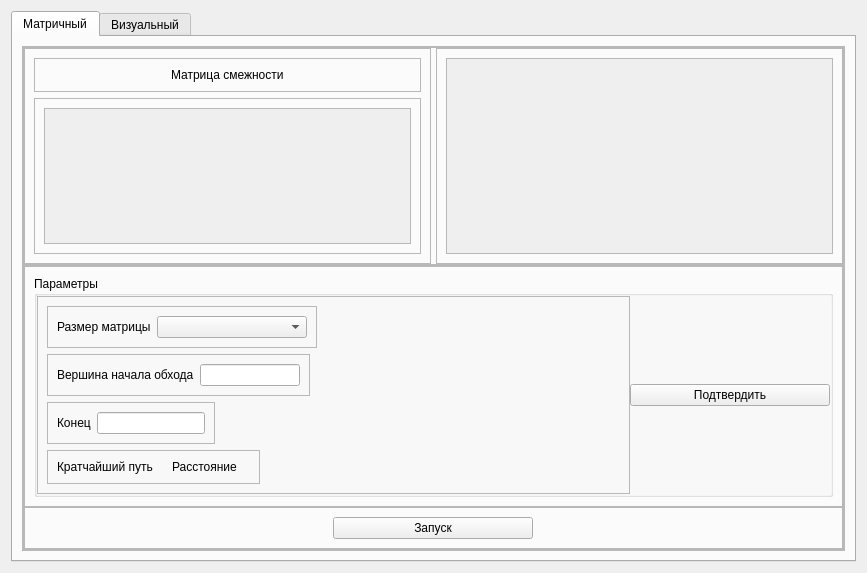
<?xml version="1.0" encoding="UTF-8"?>
<ui version="4.0">
 <class>DijkstraAlgoWidget</class>
 <widget class="QWidget" name="DijkstraAlgoWidget">
  <property name="geometry">
   <rect>
    <x>0</x>
    <y>0</y>
    <width>867</width>
    <height>573</height>
   </rect>
  </property>
  <property name="windowTitle">
   <string>Form</string>
  </property>
  <layout class="QVBoxLayout" name="verticalLayout">
   <item>
    <widget class="QTabWidget" name="tabWidget">
     <property name="currentIndex">
      <number>0</number>
     </property>
     <widget class="QWidget" name="tab">
      <attribute name="title">
       <string>Матричный</string>
      </attribute>
      <layout class="QVBoxLayout" name="verticalLayout_6">
       <item>
        <widget class="QFrame" name="frame_22">
         <property name="frameShape">
          <enum>QFrame::StyledPanel</enum>
         </property>
         <property name="frameShadow">
          <enum>QFrame::Raised</enum>
         </property>
         <layout class="QVBoxLayout" name="verticalLayout_16">
          <property name="spacing">
           <number>0</number>
          </property>
          <property name="leftMargin">
           <number>0</number>
          </property>
          <property name="topMargin">
           <number>0</number>
          </property>
          <property name="rightMargin">
           <number>0</number>
          </property>
          <property name="bottomMargin">
           <number>0</number>
          </property>
          <item>
           <widget class="QFrame" name="frame_23">
            <property name="sizePolicy">
             <sizepolicy hsizetype="Preferred" vsizetype="Expanding">
              <horstretch>0</horstretch>
              <verstretch>0</verstretch>
             </sizepolicy>
            </property>
            <property name="frameShape">
             <enum>QFrame::StyledPanel</enum>
            </property>
            <property name="frameShadow">
             <enum>QFrame::Raised</enum>
            </property>
            <layout class="QHBoxLayout" name="horizontalLayout_11">
             <property name="spacing">
              <number>5</number>
             </property>
             <property name="leftMargin">
              <number>0</number>
             </property>
             <property name="topMargin">
              <number>0</number>
             </property>
             <property name="rightMargin">
              <number>0</number>
             </property>
             <property name="bottomMargin">
              <number>0</number>
             </property>
             <item>
              <widget class="QFrame" name="frame_24">
               <property name="frameShape">
                <enum>QFrame::StyledPanel</enum>
               </property>
               <property name="frameShadow">
                <enum>QFrame::Raised</enum>
               </property>
               <layout class="QVBoxLayout" name="verticalLayout_13">
                <item alignment="Qt::AlignTop">
                 <widget class="QFrame" name="frame_25">
                  <property name="frameShape">
                   <enum>QFrame::StyledPanel</enum>
                  </property>
                  <property name="frameShadow">
                   <enum>QFrame::Raised</enum>
                  </property>
                  <layout class="QVBoxLayout" name="verticalLayout_14">
                   <item alignment="Qt::AlignHCenter">
                    <widget class="QLabel" name="label_4">
                     <property name="text">
                      <string>Матрица смежности</string>
                     </property>
                    </widget>
                   </item>
                  </layout>
                 </widget>
                </item>
                <item>
                 <widget class="QFrame" name="frame_26">
                  <property name="sizePolicy">
                   <sizepolicy hsizetype="Preferred" vsizetype="Expanding">
                    <horstretch>0</horstretch>
                    <verstretch>0</verstretch>
                   </sizepolicy>
                  </property>
                  <property name="frameShape">
                   <enum>QFrame::StyledPanel</enum>
                  </property>
                  <property name="frameShadow">
                   <enum>QFrame::Raised</enum>
                  </property>
                  <layout class="QVBoxLayout" name="verticalLayout_21">
                   <item>
                    <widget class="QScrollArea" name="sa_left_2">
                     <property name="widgetResizable">
                      <bool>true</bool>
                     </property>
                     <widget class="QWidget" name="scrollAreaWidgetContents_3">
                      <property name="geometry">
                       <rect>
                        <x>0</x>
                        <y>0</y>
                        <width>367</width>
                        <height>138</height>
                       </rect>
                      </property>
                      <layout class="QVBoxLayout" name="verticalLayout_3"/>
                     </widget>
                    </widget>
                   </item>
                  </layout>
                 </widget>
                </item>
               </layout>
              </widget>
             </item>
             <item>
              <widget class="QFrame" name="frame_27">
               <property name="frameShape">
                <enum>QFrame::StyledPanel</enum>
               </property>
               <property name="frameShadow">
                <enum>QFrame::Raised</enum>
               </property>
               <layout class="QVBoxLayout" name="verticalLayout_5">
                <item>
                 <widget class="QScrollArea" name="sa_right_2">
                  <property name="widgetResizable">
                   <bool>true</bool>
                  </property>
                  <widget class="QWidget" name="scrollAreaWidgetContents_4">
                   <property name="geometry">
                    <rect>
                     <x>0</x>
                     <y>0</y>
                     <width>387</width>
                     <height>198</height>
                    </rect>
                   </property>
                   <layout class="QVBoxLayout" name="verticalLayout_4"/>
                  </widget>
                 </widget>
                </item>
               </layout>
              </widget>
             </item>
            </layout>
           </widget>
          </item>
          <item>
           <widget class="QFrame" name="frame_28">
            <property name="frameShape">
             <enum>QFrame::StyledPanel</enum>
            </property>
            <property name="frameShadow">
             <enum>QFrame::Raised</enum>
            </property>
            <layout class="QVBoxLayout" name="verticalLayout_15">
             <property name="spacing">
              <number>0</number>
             </property>
             <property name="leftMargin">
              <number>0</number>
             </property>
             <property name="topMargin">
              <number>0</number>
             </property>
             <property name="rightMargin">
              <number>0</number>
             </property>
             <property name="bottomMargin">
              <number>0</number>
             </property>
             <item>
              <widget class="QFrame" name="frame_29">
               <property name="frameShape">
                <enum>QFrame::StyledPanel</enum>
               </property>
               <property name="frameShadow">
                <enum>QFrame::Raised</enum>
               </property>
               <layout class="QHBoxLayout" name="horizontalLayout_12">
                <item>
                 <widget class="QGroupBox" name="groupBox_3">
                  <property name="title">
                   <string>Параметры</string>
                  </property>
                  <layout class="QHBoxLayout" name="horizontalLayout_3">
                   <property name="spacing">
                    <number>0</number>
                   </property>
                   <property name="leftMargin">
                    <number>0</number>
                   </property>
                   <property name="topMargin">
                    <number>0</number>
                   </property>
                   <property name="rightMargin">
                    <number>0</number>
                   </property>
                   <property name="bottomMargin">
                    <number>0</number>
                   </property>
                   <item>
                    <widget class="QFrame" name="frame_3">
                     <property name="frameShape">
                      <enum>QFrame::StyledPanel</enum>
                     </property>
                     <property name="frameShadow">
                      <enum>QFrame::Raised</enum>
                     </property>
                     <layout class="QVBoxLayout" name="verticalLayout_2">
                      <item alignment="Qt::AlignLeft">
                       <widget class="QFrame" name="frame">
                        <property name="frameShape">
                         <enum>QFrame::StyledPanel</enum>
                        </property>
                        <property name="frameShadow">
                         <enum>QFrame::Raised</enum>
                        </property>
                        <layout class="QHBoxLayout" name="horizontalLayout">
                         <item>
                          <widget class="QLabel" name="label">
                           <property name="sizePolicy">
                            <sizepolicy hsizetype="Fixed" vsizetype="Preferred">
                             <horstretch>0</horstretch>
                             <verstretch>0</verstretch>
                            </sizepolicy>
                           </property>
                           <property name="text">
                            <string>Размер матрицы</string>
                           </property>
                          </widget>
                         </item>
                         <item>
                          <widget class="QComboBox" name="cb_size_selection">
                           <property name="sizePolicy">
                            <sizepolicy hsizetype="Preferred" vsizetype="Fixed">
                             <horstretch>0</horstretch>
                             <verstretch>0</verstretch>
                            </sizepolicy>
                           </property>
                           <property name="minimumSize">
                            <size>
                             <width>150</width>
                             <height>0</height>
                            </size>
                           </property>
                           <property name="maximumSize">
                            <size>
                             <width>150</width>
                             <height>16777215</height>
                            </size>
                           </property>
                          </widget>
                         </item>
                        </layout>
                       </widget>
                      </item>
                      <item alignment="Qt::AlignLeft">
                       <widget class="QFrame" name="frame_2">
                        <property name="frameShape">
                         <enum>QFrame::StyledPanel</enum>
                        </property>
                        <property name="frameShadow">
                         <enum>QFrame::Raised</enum>
                        </property>
                        <layout class="QHBoxLayout" name="horizontalLayout_2">
                         <item>
                          <widget class="QLabel" name="label_2">
                           <property name="text">
                            <string>Вершина начала обхода</string>
                           </property>
                          </widget>
                         </item>
                         <item>
                          <widget class="QLineEdit" name="le_vertex_input">
                           <property name="sizePolicy">
                            <sizepolicy hsizetype="Preferred" vsizetype="Fixed">
                             <horstretch>0</horstretch>
                             <verstretch>0</verstretch>
                            </sizepolicy>
                           </property>
                           <property name="maximumSize">
                            <size>
                             <width>100</width>
                             <height>16777215</height>
                            </size>
                           </property>
                          </widget>
                         </item>
                        </layout>
                       </widget>
                      </item>
                      <item alignment="Qt::AlignLeft">
                       <widget class="QFrame" name="frame_4">
                        <property name="frameShape">
                         <enum>QFrame::StyledPanel</enum>
                        </property>
                        <property name="frameShadow">
                         <enum>QFrame::Raised</enum>
                        </property>
                        <layout class="QHBoxLayout" name="horizontalLayout_4">
                         <item>
                          <widget class="QLabel" name="label_3">
                           <property name="text">
                            <string>Конец</string>
                           </property>
                          </widget>
                         </item>
                         <item>
                          <widget class="QLineEdit" name="le_end_v"/>
                         </item>
                        </layout>
                       </widget>
                      </item>
                      <item alignment="Qt::AlignLeft">
                       <widget class="QFrame" name="frame_5">
                        <property name="frameShape">
                         <enum>QFrame::StyledPanel</enum>
                        </property>
                        <property name="frameShadow">
                         <enum>QFrame::Raised</enum>
                        </property>
                        <layout class="QHBoxLayout" name="horizontalLayout_5">
                         <item>
                          <widget class="QLabel" name="label_5">
                           <property name="text">
                            <string>Кратчайший путь</string>
                           </property>
                          </widget>
                         </item>
                         <item>
                          <widget class="QLabel" name="label_route">
                           <property name="text">
                            <string/>
                           </property>
                          </widget>
                         </item>
                         <item>
                          <widget class="QLabel" name="label_10">
                           <property name="text">
                            <string>Расстояние</string>
                           </property>
                          </widget>
                         </item>
                         <item>
                          <widget class="QLabel" name="label_result">
                           <property name="text">
                            <string/>
                           </property>
                          </widget>
                         </item>
                        </layout>
                       </widget>
                      </item>
                     </layout>
                    </widget>
                   </item>
                   <item>
                    <widget class="QPushButton" name="pb_apply">
                     <property name="maximumSize">
                      <size>
                       <width>200</width>
                       <height>16777215</height>
                      </size>
                     </property>
                     <property name="text">
                      <string>Подтвердить</string>
                     </property>
                    </widget>
                   </item>
                  </layout>
                 </widget>
                </item>
               </layout>
              </widget>
             </item>
             <item>
              <widget class="QFrame" name="frame_30">
               <property name="frameShape">
                <enum>QFrame::StyledPanel</enum>
               </property>
               <property name="frameShadow">
                <enum>QFrame::Raised</enum>
               </property>
               <layout class="QHBoxLayout" name="horizontalLayout_14">
                <item>
                 <widget class="QPushButton" name="pb_launch">
                  <property name="maximumSize">
                   <size>
                    <width>200</width>
                    <height>16777215</height>
                   </size>
                  </property>
                  <property name="text">
                   <string>Запуск</string>
                  </property>
                 </widget>
                </item>
               </layout>
              </widget>
             </item>
            </layout>
           </widget>
          </item>
         </layout>
        </widget>
       </item>
      </layout>
     </widget>
     <widget class="QWidget" name="tab_2">
      <attribute name="title">
       <string>Визуальный</string>
      </attribute>
      <layout class="QVBoxLayout" name="verticalLayout_7"/>
     </widget>
    </widget>
   </item>
  </layout>
 </widget>
 <resources/>
 <connections/>
</ui>
